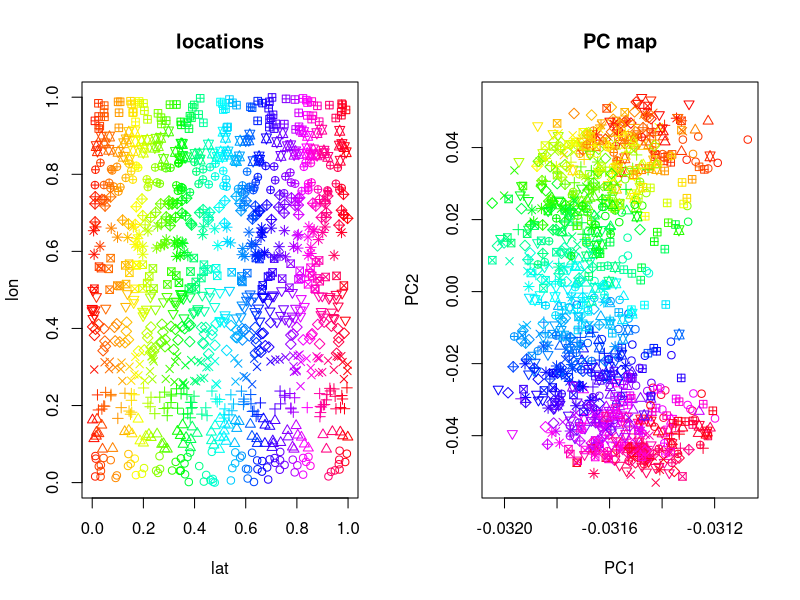
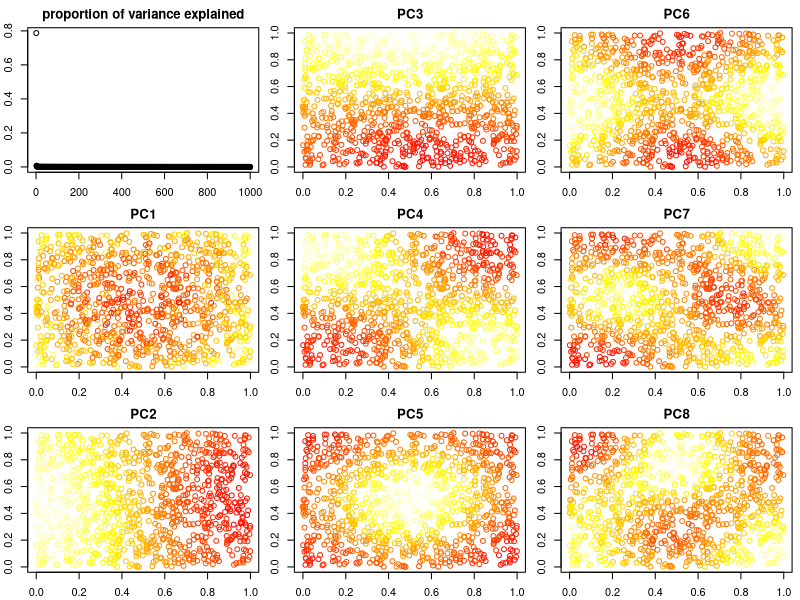
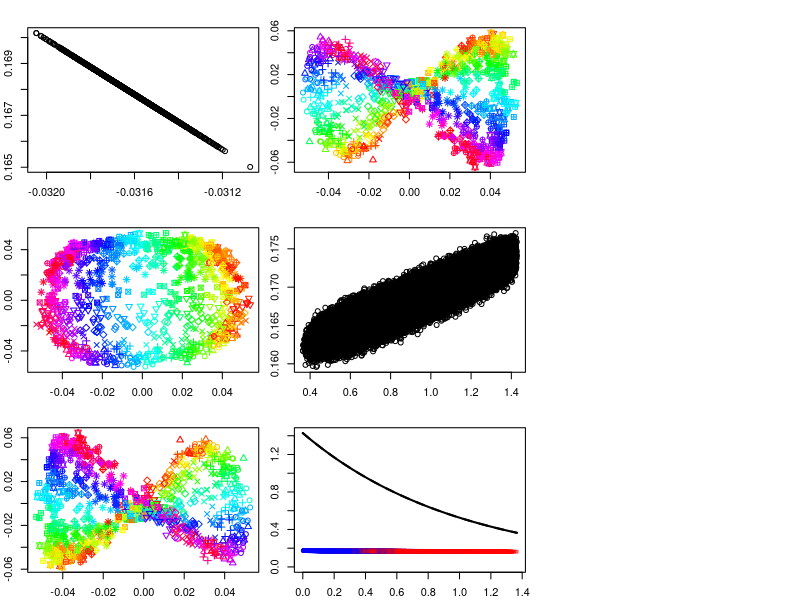
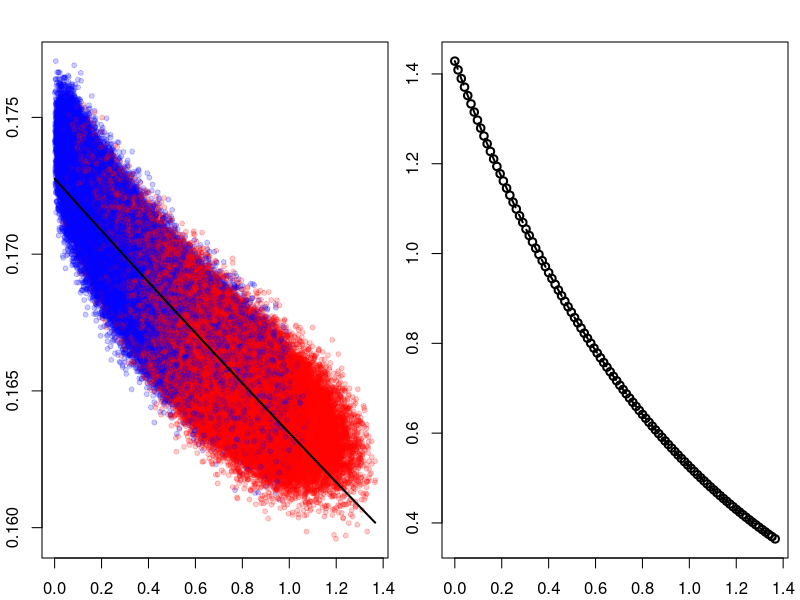

R code for these plots, in order:
## ---- chunk 1
fig.dim <- 5
knitr::opts_chunk$set(fig.width=2*fig.dim,fig.height=fig.dim)
# helper function to simulate data:
sim_data <- function (nind, nloci, do.alleles=TRUE,
        locs=cbind( lat=runif(nind), lon=runif(nind) ),
        env=ifelse( locs[,1] > 0.5, 1, 0 ),
        a0=0.7,aD=1,aE=0,a2=1,nugget=0.2) {
    indivs <- paste("I",1:nind,sep="")
    snps <- paste("SNP",1:nloci,sep="")
    D <- sqrt( outer( locs[,1], locs[,1], "-" )^2 + outer( locs[,2], locs[,2], "-" )^2 )
    E <- abs( outer( env, env, "-" ) )
    covmat <- exp(-sqrt(aD*D^2+aE*E^2)^a2)/a0 + nugget * diag(nind)
    untf.freqs <- matrix( rnorm(nind*nloci), nrow=nloci ) %*% chol(covmat)
    mean.freqs <- 5*rnorm(nloci)
    freqs <- 1/(1+exp(-untf.freqs+mean.freqs[row(untf.freqs)]))
    genotypes <- matrix( rbinom(nloci*nind,size=2,prob=freqs), nrow=nloci )/2
    bases <- c("A","C","G","T")
    major <- sample(1:4,size=nloci,replace=TRUE)
    minor <- 1+(((major-1)+sample(1:3,size=nloci,replace=TRUE))%%4)
    alleles <- if (do.alleles) { matrix( paste(
            bases[ cbind(major,minor)[cbind(as.vector(row(genotypes)),1+as.vector(genotypes>0)) ] ],
            bases[ cbind(major,minor)[cbind(as.vector(row(genotypes)),1+as.vector(genotypes>1)) ] ],
        sep="/" ), nrow=nloci ) } else { NULL }
    colnames(alleles) <- colnames(genotypes) <- rownames(locs) <- indivs
    rownames(alleles) <- rownames(genotypes) <- snps
    return( list( locs=locs, env=env, covmat=covmat, 
                    freqs=freqs, genotypes=genotypes, alleles=alleles, 
                params=list(a0=a0,aD=aD,aE=aE,a2=a2,nugget=nugget) ) )
}
require(fields)
## ---- chunk 2
nind <- 1000
nloci <- 1e4
simdata <- sim_data(nind=nind,nloci=nloci)
covmat <- cov( simdata$genotypes )
cols <- rainbow(nind)[rank(simdata$locs[,1])]
pchs <- as.numeric(cut(simdata$locs[,2],breaks=12))
## ---- chunk 3
pca <- eigen(covmat)
layout(t(1:2))
plot(simdata$locs, col=cols, pch=pchs, main="locations" )
plot(pca$vectors[,1:2], col=cols, pch=pchs, main="PC map", xlab="PC1", ylab="PC2" )
## ---- chunk 4
layout(matrix(1:9,nrow=3))
par(mar=c(2,2,2,0.5)+.1)
plot(pca$values/sum(pca$values),ylab="proportion", main="proportion of variance explained", xlab="PC#")
for (k in 1:8) {
    plot( simdata$locs, col=heat.colors(64)[cut(pca$vectors[,k],breaks=64)], main=paste("PC",k,sep='') )
}
## ---- chunk 5
plot(pca$vectors[,1],rowMeans(covmat),xlab="PC1",ylab="mean covariance")
## ---- chunk 6
varfreq <- var( rowMeans(simdata$freqs) )
cat("Variance in allele frequencies: ", varfreq, "\n")
cat("Top eigenvalue divided by sample size: ", pca$values[1]/nind, "\n")
## ---- chunk 7
plot(pca$vectors[,2:3],col=cols,pch=pchs)
## ---- chunk 8
npca <- eigen( cov(sweep(simdata$genotypes,1,rowMeans(simdata$genotypes),"-")) )
plot(npca$vectors[,2:3],col=cols,pch=pchs)
## ---- chunk 9
pmat <- diag(nind)-1/nind
npca2 <- eigen( pmat%*%covmat%*%pmat )
plot(npca2$vectors[,2:3],col=cols,pch=pchs)
## ---- chunk 10
ut <- upper.tri(covmat,diag=FALSE)
plot( simdata$covmat[ut], covmat[ut], xlab="untransformed covariance", ylab="observed covariance" )
## ---- chunk 11
geodist <- rdist(simdata$locs)
envdist <- rdist(simdata$env)
gvals <- seq(0,max(geodist),length.out=100)
pred.cov <- function (D,E,diag=FALSE,aD=1,aE=0,a2=1,a0=0.7,nugget=0.2) { 
    exp(-sqrt(aD*D^2+aE*E^2)^a2)/a0 + diag*nugget
}
predvals.0 <- pred.cov(gvals,E=0)
predvals.1 <- pred.cov(gvals,E=1)
ecols <- adjustcolor(rainbow(16,start=4/6,end=0),.2)[as.numeric(cut(envdist[ut],breaks=16))]
plot(geodist[ut], covmat[ut], col=ecols, pch=20, ylab="covariance", xlab="geog distance", ylim=range(0,covmat[ut],predvals.0))
lines( gvals, predvals.0, lwd=2 )
lines( gvals, predvals.1, lwd=2, lty=2 )
## ---- chunk 12
layout(t(1:2))
quick.lm <- lm(log(covmat[ut])~geodist[ut])
plot(geodist[ut], covmat[ut], col=ecols, pch=20, ylab="covariance", xlab="geog distance" )
lines(gvals, exp(coef(quick.lm)[2]*gvals+coef(quick.lm)[1]), lwd=2 )
plot( gvals, predvals.0, lwd=2 )
lines( gvals, predvals.1, lwd=2, lty=2 )
